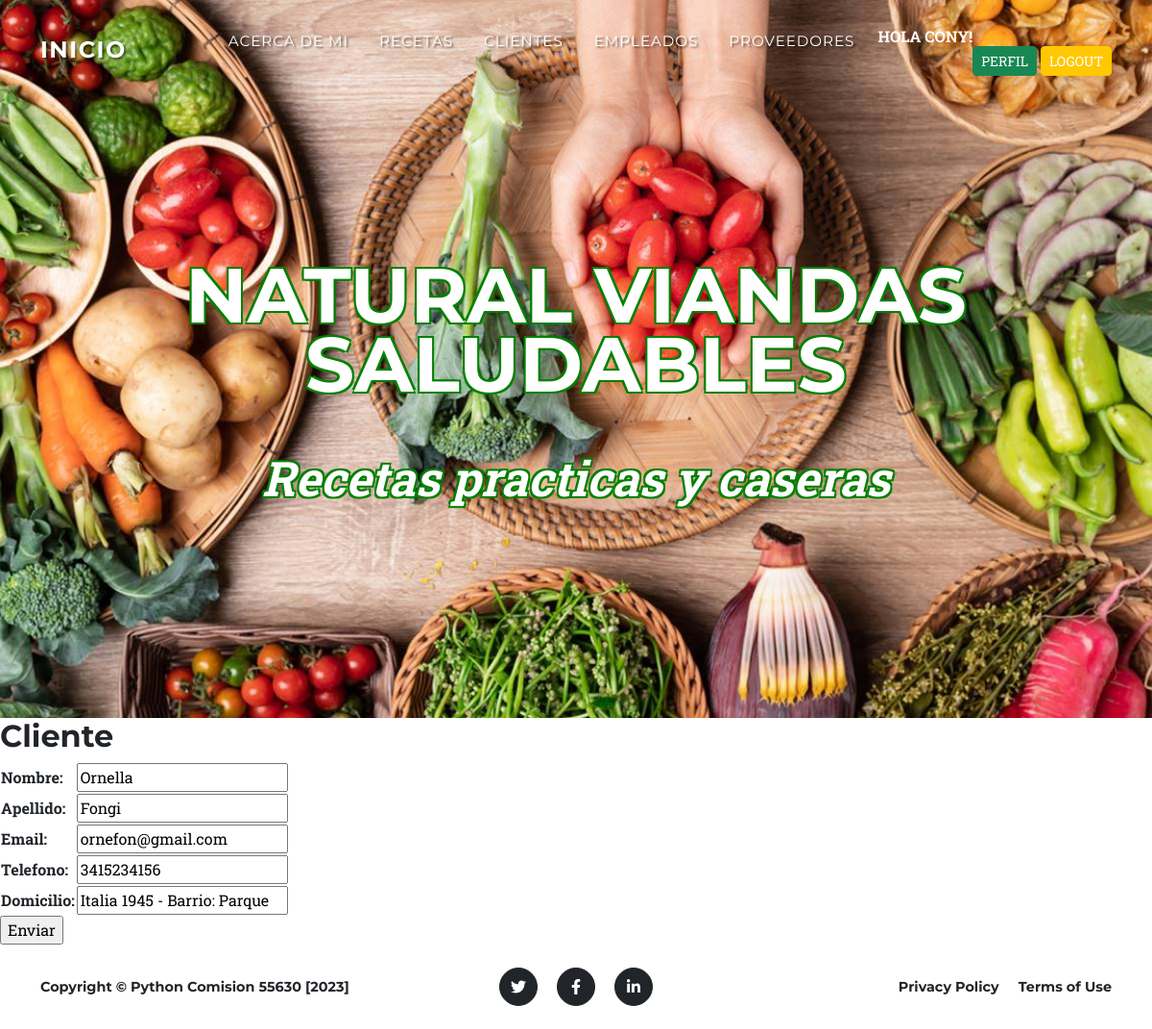
Screenshot of /update_cliente/1/ (signed in) with the database file from the repository.
### aplicacion/models.py (models this page shows, shortened)
class Cliente(models.Model):
    nombre = models.CharField(max_length=100)
    apellido = models.CharField(max_length=100)
    email = models.EmailField(unique=True)
    telefono = models.CharField(max_length=20)
    direccion = models.TextField()

### aplicacion/views.py (the view)
# urls.py: path('update_cliente/<id_cliente>/', updateCliente, name="update_cliente" ),
@login_required
def updateCliente(request, id_cliente):
    cliente = Cliente.objects.get(id=id_cliente)
    if request.method == "POST":
        miForm = ClienteForm(request.POST)
        if miForm.is_valid():
            cliente.nombre = miForm.cleaned_data.get('nombre')
            cliente.apellido = miForm.cleaned_data.get('apellido')
            cliente.email = miForm.cleaned_data.get('email')
            cliente.telefono = miForm.cleaned_data.get('telefono')
            cliente.direccion = miForm.cleaned_data.get('direccion')
            cliente.save()
            return redirect(reverse_lazy('clientes'))
    else:
        miForm = ClienteForm(initial={
            'nombre': cliente.nombre,
            'apellido' : cliente.apellido,
            'email': cliente.email,
            'telefono': cliente.telefono,
            'direccion': cliente.direccion,
        })
    return render(request, "aplicacion/clienteForm.html", {'form': miForm})

### aplicacion/forms.py
class ClienteForm(forms.Form):
    nombre = forms.CharField(label="Nombre", max_length=100, required=True)
    apellido = forms.CharField(label="Apellido", max_length=100, required=True)
    email = forms.EmailField(required=True)
    telefono = forms.IntegerField(label="Telefono", required=True)
    direccion = forms.CharField(label="Domicilio", max_length=500, required=True)

### aplicacion/templates/aplicacion/clienteForm.html (shortened to what this page needs)
{% extends 'aplicacion/base.html' %}
{% load static %}
{% block contenido %}
    <h2>Cliente</h2>
    <form action="" method="POST">
        <table>
            {{ form.as_table }}
        </table>
        <input type="submit" value="Enviar">
    </form>
{% endblock contenido %}

### aplicacion/templates/aplicacion/base.html (shortened to what this page needs)
<!DOCTYPE html>
<html lang="en">
    <head>
        {% load static %}
        <link href="{% static 'aplicacion/css/styles.css' %}" rel="stylesheet" />
    </head>
    <body id="page-top">
        <nav class="navbar navbar-expand-lg navbar-dark fixed-top" id="mainNav">
            <div class="container">
                <a class="navbar-brand" href="#page-top" style="color: white; text-shadow: 2px 2px 2px rgba(0, 0, 0, 0.5);">Inicio</a>
                <div class="collapse navbar-collapse" id="navbarResponsive">
                    <ul class="navbar-nav text-uppercase ms-auto py-4 py-lg-0">
                        {% if user.is_authenticated %}
                        <li class="nav-item"><a class="nav-link" href="{% url 'acerca_de_mi' %}" style="text-shadow: 2px 2px 2px rgba(0, 0, 0, 0.5);">Acerca de mi</a></li>
                        <li class="nav-item"><a class="nav-link" href="{% url 'recetas' %}" style="text-shadow: 2px 2px 2px rgba(0, 0, 0, 0.5);">Recetas</a></li>
                        <li class="nav-item"><a class="nav-link" href="{% url 'clientes' %}" style="text-shadow: 2px 2px 2px rgba(0, 0, 0, 0.5);">Clientes</a></li>
                        <li class="nav-item"><a class="nav-link" href="{% url 'empleados' %}" style="text-shadow: 2px 2px 2px rgba(0, 0, 0, 0.5);">Empleados</a></li>
                        <li class="nav-item"><a class="nav-link" href="{% url 'proveedores' %}" style="text-shadow: 2px 2px 2px rgba(0, 0, 0, 0.5);">Proveedores</a></li>
                        <p style="color:white"><strong> Hola {{user.username}}!</p>
                        <div class="text-center">
                        </div>
                        <a class="btn btn-sm btn-success" href="{% url 'editar_perfil' %}">Perfil</a>
                        <a class="btn btn-sm btn-primary" href="{% url 'logout' %}">Logout</a>
                    {% else %}
                        <a class="btn btn-sm btn-success" href="{% url 'registro' %}">Registro</a>
                        <a class="btn btn-sm btn-primary" href="{% url 'login' %}">Login</a>
                    {% endif %}
                    </ul>
                </div>
            </div>
        </nav>
        <header class="masthead">
            <div class="container">
                <div class="masthead-heading text-uppercase" style="color: white; font-size: 80px; text-shadow: -2px -2px 0 green, 2px -2px 0 green, -2px 2px 0 green, 2px 2px 0 green;">NATURAL VIANDAS SALUDABLES</div>
                <div class="masthead-subheading" style="color: white; font-size: 50px; text-shadow: -2px -2px 0 green, 2px -2px 0 green, -2px 2px 0 green, 2px 2px 0 green;">Recetas practicas y caseras</div>
            </div>
        </header>
        {% block contenido %}
        {% endblock contenido %}
        <footer class="footer py-4">
            <div class="container">
                <div class="row align-items-center">
                    <div class="col-lg-4 text-lg-start">Copyright &copy; Python Comision 55630 [2023]</div>
                    <div class="col-lg-4 my-3 my-lg-0">
                        <a class="btn btn-dark btn-social mx-2" href="#!" aria-label="Twitter"><i class="fab fa-twitter"></i></a>
                        <a class="btn btn-dark btn-social mx-2" href="#!" aria-label="Facebook"><i class="fab fa-facebook-f"></i></a>
                        <a class="btn btn-dark btn-social mx-2" href="#!" aria-label="LinkedIn"><i class="fab fa-linkedin-in"></i></a>
                    </div>
                    <div class="col-lg-4 text-lg-end">
                        <a class="link-dark text-decoration-none me-3" href="#!">Privacy Policy</a>
                        <a class="link-dark text-decoration-none" href="#!">Terms of Use</a>
                    </div>
                </div>
            </div>
        </footer>
    </body>
</html>

### rows the page displays
Cliente: nombre "Ornella", apellido "Fongi", email "ornefon@gmail.com", telefono "3415234156", direccion "Italia 1945 - Barrio: Parque"

### other values shown
{{ user.username }} "CONY"
